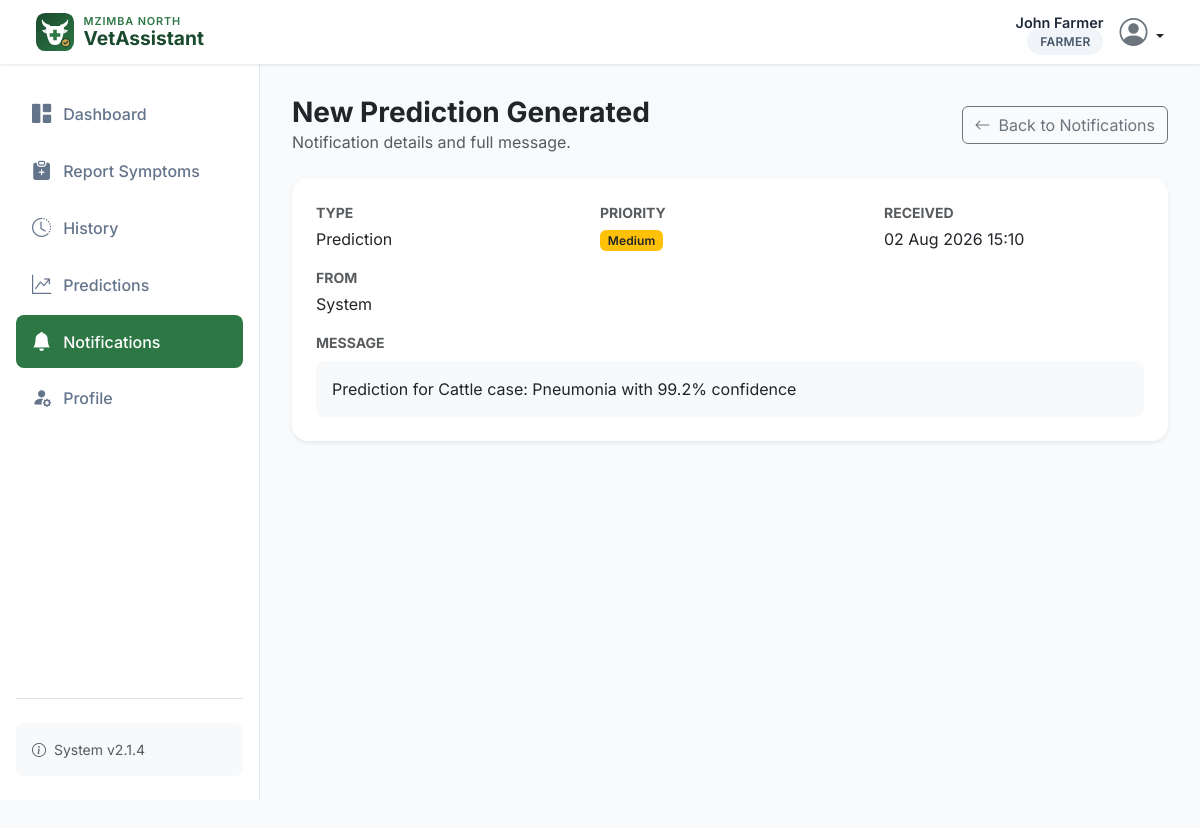
/farmer/notifications/100 (signed in), run on the app's committed database.
### models.py (models this page shows, shortened)
class User(UserMixin, db.Model):
    __tablename__ = 'user'
    id = db.Column(db.Integer, primary_key=True)
    username = db.Column(db.String(80), unique=True, nullable=False)
    email = db.Column(db.String(120), unique=True, nullable=False)
    password_hash = db.Column(db.String(256), nullable=False)
    full_name = db.Column(db.String(100))
    phone = db.Column(db.String(20))
    role = db.Column(db.String(20), nullable=False)  # farmer, veterinarian, organization_admin, system_admin
    location = db.Column(db.String(200))
    specific_location = db.Column(db.String(200))
    farm_name = db.Column(db.String(100))
    animal_types = db.Column(db.String(200))  # Will be 'cattle', 'goat', or 'cattle,goat'
    production_focus = db.Column(db.String(50))  # dairy, meat, dual, breeding
    registration_date = db.Column(db.DateTime, default=get_malawi_time)
    last_login = db.Column(db.DateTime)
    is_active = db.Column(db.Boolean, default=True)
    status = db.Column(db.String(20), nullable=False, default='pending')  # pending, approved, rejected
    approved_at = db.Column(db.DateTime)
    rejected_at = db.Column(db.DateTime)
    reset_token = db.Column(db.String(128))
    reset_token_expires_at = db.Column(db.DateTime)
    preferred_language = db.Column(db.String(10), nullable=False, default='en')  # en, chi, tum
    symptoms = db.relationship('SymptomReport', backref='farmer', foreign_keys='SymptomReport.farmer_id')
    predictions = db.relationship('Prediction', backref='user', foreign_keys='Prediction.user_id')
    treatments = db.relationship('Treatment', backref='veterinarian', foreign_keys='Treatment.vet_id')
    assigned_farmers = db.relationship('User',
        secondary=farmer_veterinarian,
        primaryjoin=(farmer_veterinarian.c.veterinarian_id == id),
        secondaryjoin=(farmer_veterinarian.c.farmer_id == id),
        backref=db.backref('assigned_veterinarians', lazy='dynamic'),
        lazy='dynamic'
    )
    def is_farmer(self):
        return self.role == 'farmer'

class Notification(db.Model):
    __tablename__ = 'notification'
    id = db.Column(db.Integer, primary_key=True)
    user_id = db.Column(db.Integer, db.ForeignKey('user.id'), nullable=False)
    sender_id = db.Column(db.Integer, db.ForeignKey('user.id'), nullable=True)
    notification_type = db.Column(db.String(50))  # prediction, treatment, mortality, breeding, system_alert
    title = db.Column(db.String(200))
    message = db.Column(db.Text)
    priority = db.Column(db.String(20))  # low, medium, high, critical
    is_read = db.Column(db.Boolean, default=False)
    created_at = db.Column(db.DateTime, default=get_malawi_time)
    action_url = db.Column(db.String(200))
    related_id = db.Column(db.Integer)  # ID of related entity

### app.py (the view)
@app.route('/farmer/notifications/<int:notification_id>')
@login_required
@role_required('farmer')
def farmer_notification_detail(notification_id):
    notification = Notification.query.get_or_404(notification_id)
    if notification.user_id != current_user.id:
        abort(403)
    if not notification.is_read:
        notification.is_read = True
        db.session.commit()
    sender = None
    if notification.sender_id:
        sender = User.query.get(notification.sender_id)
    return render_template(
        'farmer/notification_detail.html',
        notification=notification,
        sender=sender
    )

### api_bridge.py (called while the page is built, shortened)
def render_template(template_name, **context):
    if not g.get('api_bridge'):
        return _flask_render_template(template_name, **context)

### app.py (called while the page is built)
def _get_locale():
    lang = None
    if current_user.is_authenticated:
        lang = getattr(current_user, 'preferred_language', None) or None
    if not lang:
        lang = session.get('language')
    if not lang:
        lang = app.config.get('BABEL_DEFAULT_LOCALE', 'en')
    if lang not in app.config.get('LANGUAGES', ['en']):
        lang = app.config.get('BABEL_DEFAULT_LOCALE', 'en')
    return lang

@app.context_processor
def inject_i18n():
    return {
        'current_language': _get_locale(),
        'available_languages': [
            {'code': code, 'name': name}
            for code, name in [
                ('en', 'English'),
                ('chi', 'Chichewa'),
                ('tum', 'Tumbuka'),
            ] if code in app.config.get('LANGUAGES', ['en'])
        ],
    }

@login_manager.user_loader
def load_user(user_id):
    return User.query.get(int(user_id))

def role_required(*roles):
    def wrapper(f):
        @wraps(f)
        @login_required
        def decorated_function(*args, **kwargs):
            if current_user.role not in roles:
                flash(_('You do not have permission to access this page.'), 'danger')
                return redirect(url_for('dashboard'))
            return f(*args, **kwargs)
        return decorated_function
    return wrapper

### templates/farmer/notification_detail.html (shortened to what this page needs)
{% extends "base.html" %}
{% block sidebar %}
<nav class="nav flex-column">
    <a class="nav-link" href="{{ url_for('farmer_dashboard') }}">
        <i class="bi bi-grid-1x2-fill"></i> Dashboard
    </a>
    <a class="nav-link" href="{{ url_for('symptom_form') }}">
        <i class="bi bi-clipboard-plus-fill"></i> Report Symptoms
    </a>
    <a class="nav-link" href="{{ url_for('symptom_history') }}">
        <i class="bi bi-clock-history"></i> History
    </a>
    <a class="nav-link" href="{{ url_for('farmer_predictions') }}">
        <i class="bi bi-graph-up-arrow"></i> Predictions
    </a>
    <a class="nav-link active" href="{{ url_for('farmer_notifications') }}">
        <i class="bi bi-bell-fill"></i> Notifications
    </a>
    <a class="nav-link" href="{{ url_for('farmer_registration') }}">
        <i class="bi bi-person-fill-gear"></i> Profile
    </a>
</nav>
{% endblock %}
{% block content %}
<div class="d-flex justify-content-between align-items-center mb-4">
    <div>
        <h3 class="fw-bold mb-0 text-dark">{{ notification.title }}</h3>
        <p class="text-muted mb-0">Notification details and full message.</p>
    </div>
    <a href="{{ url_for('farmer_notifications') }}" class="btn btn-outline-secondary">
        <i class="bi bi-arrow-left me-2"></i>Back to Notifications
    </a>
</div>
<div class="card border-0 shadow-sm">
    <div class="card-body p-4">
        <div class="row g-4 mb-3">
            <div class="col-md-4">
                <div class="small text-muted fw-bold text-uppercase mb-1">Type</div>
                <div>{{ notification.notification_type|replace('_', ' ')|title }}</div>
            </div>
            <div class="col-md-4">
                <div class="small text-muted fw-bold text-uppercase mb-1">Priority</div>
                <div>
                    <span class="badge bg-{{ 'danger' if notification.priority in ['high', 'critical'] else ('warning text-dark' if notification.priority == 'medium' else 'primary') }}">
                        {{ notification.priority|capitalize }}
                    </span>
                </div>
            </div>
            <div class="col-md-4">
                <div class="small text-muted fw-bold text-uppercase mb-1">Received</div>
                <div>{{ notification.created_at.strftime('%d %b %Y %H:%M') if notification.created_at else '--' }}</div>
            </div>
        </div>
        <div class="mb-3">
            <div class="small text-muted fw-bold text-uppercase mb-1">From</div>
            <div>{{ sender.full_name or sender.username if sender else 'System' }}</div>
        </div>
        <div>
            <div class="small text-muted fw-bold text-uppercase mb-2">Message</div>
            <div class="p-3 bg-light rounded-3">{{ notification.message }}</div>
        </div>
    </div>
</div>
{% endblock %}

### templates/base.html (shortened to what this page needs)
<!DOCTYPE html>
<html lang="en">
<head>
    <link href="https://cdn.jsdelivr.net/npm/bootstrap@5.3.3/dist/css/bootstrap.min.css" rel="stylesheet">
    <link rel="stylesheet" href="https://cdn.jsdelivr.net/npm/bootstrap-icons@1.11.3/font/bootstrap-icons.min.css">
    <link rel="stylesheet" href="{{ url_for('static', filename='css/style.css') }}">
</head>
<body>
    <nav class="navbar navbar-expand-lg fixed-top">
        <div class="container-fluid">
            <a class="navbar-brand" href="{{ url_for('dashboard') }}">
                <img src="{{ url_for('static', filename='images/logo.svg') }}" alt="" class="brand-logo">
                <span class="brand-text">
                    <span class="brand-region">Mzimba North</span>
                    <span class="brand-name">VetAssistant</span>
                </span>
            </a>
            <div class="ms-auto d-flex align-items-center">
                {% if current_user.is_authenticated %}
                    <div class="user-menu">
                        <div class="user-info d-none d-sm-block">
                            <span class="user-name">{{ current_user.full_name or current_user.username }}</span>
                            <span class="role-badge">{{ current_user.role|replace('_', ' ') }}</span>
                        </div>
                        <div class="dropdown">
                            <a href="#" class="d-block link-dark text-decoration-none dropdown-toggle" id="dropdownUser" data-bs-toggle="dropdown" aria-expanded="false">
                                <i class="bi bi-person-circle fs-3 text-secondary"></i>
                            </a>
                        </div>
                    </div>
                {% else %}
                    <a href="{{ url_for('login') }}" class="btn btn-primary btn-sm">Sign In</a>
                {% endif %}
            </div>
        </div>
    </nav>
    <div class="main-wrapper {% if current_user.is_authenticated %}has-sidebar{% endif %}">
        {% if current_user.is_authenticated %}
        <aside class="sidebar" id="sidebar">
            <div class="d-flex flex-column h-100">
                {% block sidebar %}{% endblock %}
                <div class="mt-auto pt-4 border-top">
                    <div class="p-3 bg-light rounded-3 small text-muted">
                        <i class="bi bi-info-circle me-1"></i> System v2.1.4
                    </div>
                </div>
            </div>
        </aside>
        {% endif %}
        <main class="page-content">
            <div class="container-fluid p-0">
                {% block content %}{% endblock %}
            </div>
        </main>
    </div>
</body>
</html>

### static/css/style.css (style rules this page uses)
:root { --primary-color: #1a4a2e; --primary-light: #2c7744; --accent-color: #4caf50; --bg-light: #f8fafc; --card-shadow: 0 4px 6px -1px rgba(0, 0, 0, 0.1), 0 2px 4px -1px rgba(0, 0, 0, 0.06); }
.page-content { animation: fadeInUp 0.4s ease-out; }
.badge { font-weight: 600; letter-spacing: 0.01em; }

### templates/base.html (style rules this page uses)
:root { --primary-color: #1a4a2e; --primary-light: #2c7744; --primary-gradient: linear-gradient(135deg, #1a4a2e 0%, #2c7744 100%); --accent-color: #4caf50; --bg-light: #f8fafc; --sidebar-width: 260px; --navbar-height: 64px; --card-shadow: 0 4px 6px -1px rgba(0, 0, 0, 0.1), 0 2px 4px -1px rgba(0, 0, 0, 0.06); --transition-speed: 0.3s; }
body { font-family: 'Inter', sans-serif; background-color: var(--bg-light); color: #1e293b; min-height: 100vh; }
.navbar { height: var(--navbar-height); background: white !important; box-shadow: 0 1px 3px rgba(0,0,0,0.1); z-index: 1050; padding: 0 1.5rem; }
.navbar-brand { font-weight: 700; color: var(--primary-color) !important; font-size: 1.4rem; display: flex; align-items: center; gap: 0.6rem; }
.navbar-brand .brand-logo { width: 38px; height: 38px; flex-shrink: 0; }
.navbar-brand .brand-text { display: flex; flex-direction: column; line-height: 1.05; }
.navbar-brand .brand-region { font-size: 0.68rem; font-weight: 600; letter-spacing: 0.08em; text-transform: uppercase; color: var(--primary-light); }
.navbar-brand .brand-name { font-size: 1.2rem; }
.sidebar { width: var(--sidebar-width); background: white; border-right: 1px solid #e2e8f0; height: calc(100vh - var(--navbar-height)); position: fixed; top: var(--navbar-height); left: 0; padding: 1.5rem 1rem; overflow-y: auto; z-index: 1040; transition: transform var(--transition-speed) ease; }
.nav-link { display: flex; align-items: center; gap: 0.75rem; padding: 0.75rem 1rem; color: #64748b; font-weight: 500; border-radius: 0.5rem; transition: all 0.2s ease; margin-bottom: 0.25rem; }
.nav-link.active { background-color: var(--primary-light); color: white !important; }
.nav-link i { font-size: 1.2rem; }
.main-wrapper { margin-top: var(--navbar-height); transition: margin-left var(--transition-speed) ease; }
@media (min-width: 992px) { .main-wrapper.has-sidebar { margin-left: var(--sidebar-width); } }
.page-content { padding: 2rem; max-width: 1400px; margin: 0 auto; }
.card { border: none; box-shadow: var(--card-shadow); border-radius: 1rem; overflow: hidden; background: white; }
.role-badge { background: #f1f5f9; color: #475569; font-weight: 600; padding: 0.4rem 0.8rem; border-radius: 2rem; font-size: 0.75rem; text-transform: uppercase; letter-spacing: 0.025em; }
.user-menu { display: flex; align-items: center; gap: 1rem; }
.user-info { text-align: right; line-height: 1.2; }
.user-name { display: block; font-weight: 600; font-size: 0.9rem; color: #1e293b; }

### data on the page
User: full_name "John Farmer", role "FARMER"
Notification: title "New Prediction Generated", notification_type "Prediction", priority "Medium", created_at "02 Aug 2026 15:10", message "Prediction for Cattle case: Pneumonia with 99.2% confidence"

### other printed values
{{ sender.full_name or sender.username if sender else 'System' }} "System"
